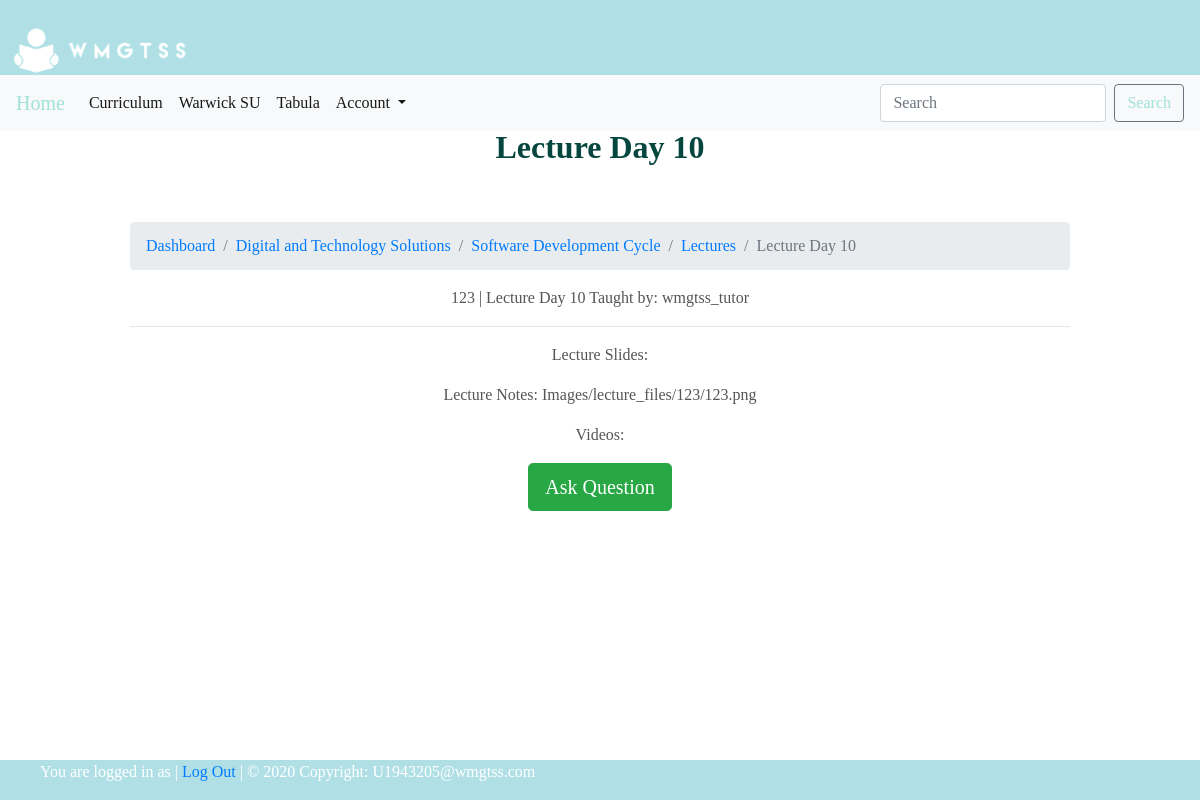
The page /curriculum/digital-and-technology-solutions/software-development-cycle/lecture-day-10/lectures/ on the database its author committed.
### curriculum/models.py (models this page shows, shortened)
class Lecture(models.Model):
    id = models.IntegerField(primary_key =True)
    name = models.TextField(max_length=50)
    course = models.ForeignKey(Course, on_delete=models.CASCADE, related_name='lectures')
    module = models.ForeignKey(Module, on_delete=models.CASCADE, related_name='lectures')
    teacher = models.ForeignKey(User, on_delete=models.CASCADE)
    created_at = models.DateTimeField(auto_now_add=True)
    slug = models.SlugField(null=True, blank=True)
    slides = models.FileField(upload_to=save_lecture_slides, verbose_name= "Lecture Slides", blank=True)
    video = models.FileField(upload_to=save_lesson_files,verbose_name="Video", blank=True, null=True)
    notes = models.FileField(upload_to=save_lesson_files,verbose_name="Notes", blank=True)

class Course(models.Model):
    course_id = models.CharField(unique=True, max_length=50)
    name = models.TextField(max_length=50)
    slug = models.SlugField(null=True, blank=True)
    image = models.ImageField(upload_to=course_rename, blank=True, verbose_name="Course Image")
    description = models.TextField(max_length=500, blank=True)

class Module(models.Model):
    module_id = models.IntegerField(unique=True, max_length=100)
    name = models.TextField(max_length=50)
    course = models.ForeignKey(Course, on_delete=models.CASCADE, related_name='modules')
    teacher = models.ForeignKey(User, on_delete=models.CASCADE)
    slug = models.SlugField(null=True, blank=True)

### curriculum/views.py (the view)
# urls.py: path('<str:course>/<str:module>/<slug:slug>/lectures/', views.LectureDetailView.as_view(),name='lecture_detail'),
class LectureDetailView(DetailView, FormView):
    context_object_name = 'lectures'
    model = Lecture
    template_name = 'curriculum/lecture_detail.html'
    form_class = LectureForm

### curriculum/forms.py
class LectureForm(forms.ModelForm):
    class Meta:
        model = Lecture
        exclude = ['module', 'course', 'slug', 'created_at']

### curriculum/templates/curriculum/lecture_detail.html (shortened to what this page needs)
{% extends 'base.html' %}
{% load static %}
{% load crispy_forms_tags %}
{% block title %} {{object.name}} {% endblock %}
{% block content %}
<nav aria-label="breadcrumb">
  <ol class="breadcrumb">
    <li class="breadcrumb-item"><a href="/">Dashboard</a></li>
    <li class="breadcrumb-item"><a href="{% url 'curriculum:course_list' %}">{{lectures.course.name}}</a></li>
    <li class="breadcrumb-item"><a href="{% url 'curriculum:module_list' slug=lectures.course.slug %}">{{lectures.module.name}}</a></li>
    <li class="breadcrumb-item"><a href="{% url 'curriculum:lecture_list' course=lectures.course.slug slug=lectures.module.slug %}">Lectures</a></li>
    <li class="breadcrumb-item active" aria-current="page">{{object.name}}</li>
  </ol>
</nav>
<body>
{{object.id}} | {{object.name}} Taught by: {{object.teacher}}
<hr>
<p> Lecture Slides: {{object.slides}}</p>
<p> Lecture Notes: {{object.notes}}</p>
<p> Videos: {{object.video}}</p>
<div class="row d-flex justify-content-center mb-3">
  <a href="http://127.0.0.1:8000/curriculum/digital-and-technology-solutions/software-development-cycle/ask/"><button type="button" class="btn btn-success btn-lg btn-bloc" > Ask Question </button> </a>
</div>
{% endblock %}

### static/css/wmgtss.css (style rules this page uses)
body { font-family: Georgia, serif; color: #555; }

### rows shown on the page
Lecture: name "Lecture Day 10", course.name "Digital and Technology Solutions", module.name "Software Development Cycle", id "123", teacher "wmgtss_tutor", notes "Images/lecture_files/123/123.png"
